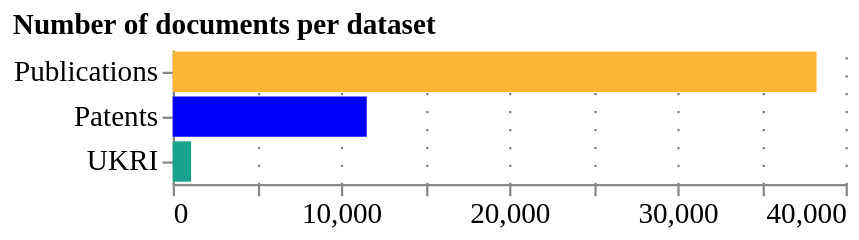

This figure's notebook cell:
### Code cell
fig

### Figure 1 — Vega-Lite specification as saved in the notebook (floating-point values rounded to 4 significant figures)
{"config": {"title": {"font": "Averta", "anchor": "start"}, "subtitle": {"font": "Averta"}, "axis": {"labelFont": "Averta", "titleFont": "Averta", "gridColor": "grey", "gridDash": [1, 7], "labelFontSize": 13, "titleFontSize": 13}, "header": {"labelFont": "Averta", "titleFont": "Averta"}, "legend": {"labelFont": "Averta", "titleFont": "Averta", "labelFontSize": 13, "titleFontSize": 13}, "range": {"category": ["#0000FF", "#FDB633", "#18A48C", "#9A1BBE", "#EB003B", "#FF6E47", "#646363", "#0F294A", "#97D9E3", "#A59BEE", "#F6A4B7", "#D2C9C0", "#FFFFFF", "#000000"], "ordinal": {"scheme": ["#0000FF", "#FDB633", "#18A48C", "#9A1BBE", "#EB003B", "#FF6E47", "#646363", "#0F294A", "#97D9E3", "#A59BEE", "#F6A4B7", "#D2C9C0", "#FFFFFF", "#000000"]}}, "view": {"strokeWidth": 0}}, "data": {"name": "data-d310d4fbb0a8c1761ab6aba03ec60f65"}, "mark": "bar", "encoding": {"color": {"field": "Dataset", "legend": null, "title": null, "type": "nominal"}, "tooltip": [{"field": "Dataset", "type": "nominal"}, {"field": "n", "type": "quantitative"}], "x": {"field": "n", "title": "", "type": "quantitative"}, "y": {"field": "Dataset", "sort": "-x", "title": "", "type": "nominal"}}, "title": {"anchor": "start", "text": "Number of documents per dataset", "subtitle": "", "subtitleFont": "Averta", "subtitleFontSize": 13}, "$schema": "https://vega.github.io/schema/vega-lite/v4.17.0.json", "datasets": {"data-d310d4fbb0a8c1761ab6aba03ec60f65": [{"Dataset": "Patents", "n": 11534, "n_detection": 2721.0, "n_management": 8582.0, "fraction_detection": 0.2359, "fraction_management": 0.7441}, {"Dataset": "Publications", "n": 38271, "n_detection": 13160.0, "n_management": 26400.0, "fraction_detection": 0.3438, "fraction_management": 0.6897}, {"Dataset": "UKRI", "n": 1093, "n_detection": 0.0, "n_management": 0.0, "fraction_detection": 0.0, "fraction_management": 0.0}]}}
